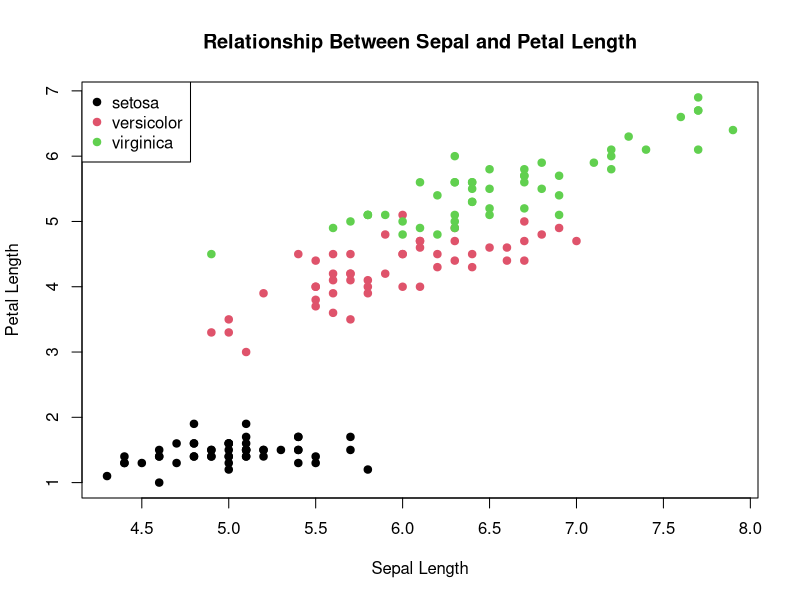
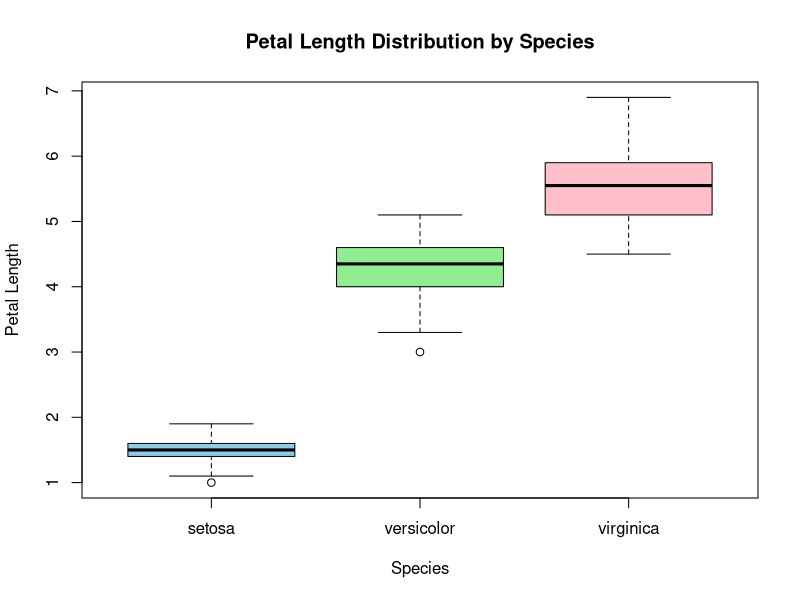
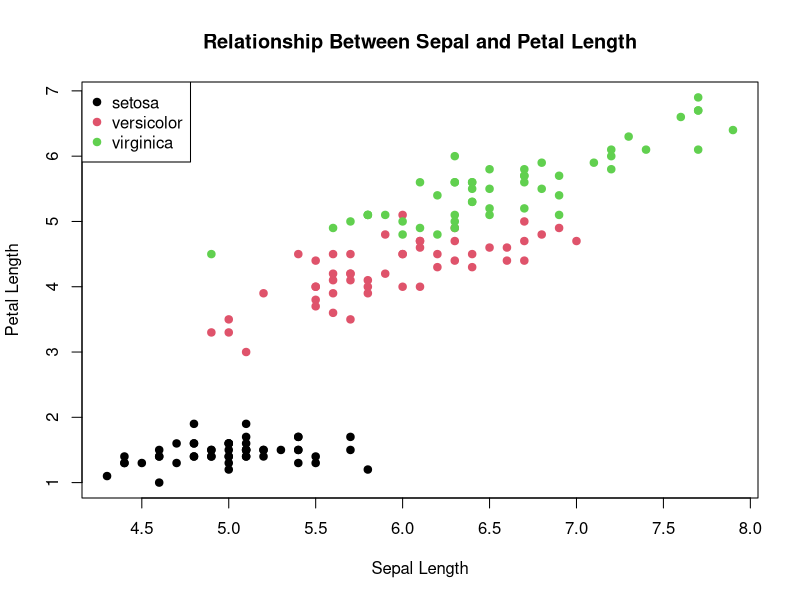
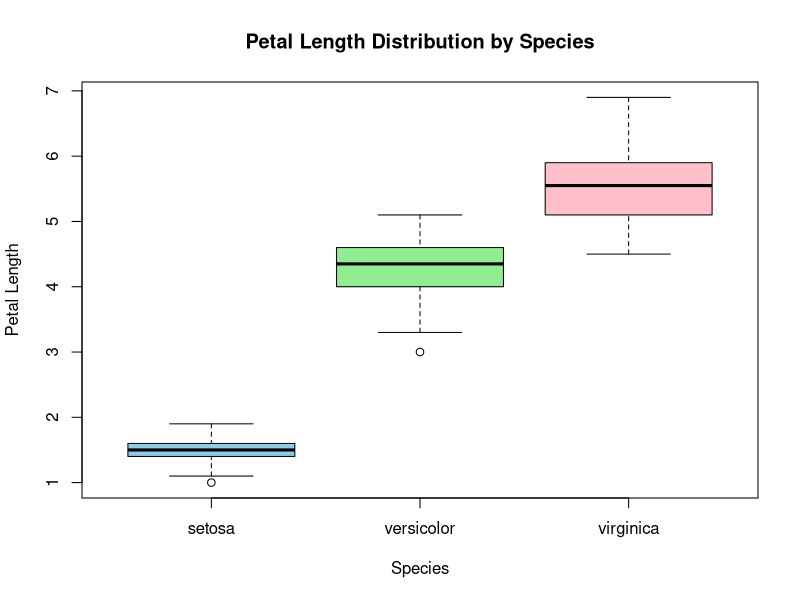

Generate these figures, in order, with R:

# Iris Flower Morphology Analysis in R
# Author: Reneilwe
# Description:
# Exploratory data analysis and visualization of the
# iris dataset using R.
# =====================================================

# -----------------------------
# 1. Load Dataset
# -----------------------------

# Load built-in iris dataset
data(iris)

# Preview first rows
head(iris)

# -----------------------------
# 2. Explore Dataset Structure
# -----------------------------

# Display dataset structure
str(iris)

# Generate summary statistics
summary(iris)

# -----------------------------
# 3. Scatter Plot Visualization
# -----------------------------

# Create scatter plot showing relationship between
# sepal length and petal length

plot(
  iris$Sepal.Length,
  iris$Petal.Length,
  
  # Color points by species
  col = as.numeric(iris$Species),
  
  # Solid circle points
  pch = 19,
  
  # Axis labels
  xlab = "Sepal Length",
  ylab = "Petal Length",
  
  # Main title
  main = "Relationship Between Sepal and Petal Length"
)

# Add legend
legend(
  "topleft",
  legend = levels(iris$Species),
  col = 1:3,
  pch = 19
)

# -----------------------------
# 4. Calculate Mean Petal Length
# -----------------------------

# Calculate overall average petal length
mean(iris$Petal.Length)

# -----------------------------
# 5. Compare Species Means
# -----------------------------

# Calculate average petal length by species
aggregate(
  Petal.Length ~ Species,
  data = iris,
  mean
)

# -----------------------------
# 6. Boxplot Visualization
# -----------------------------

# Compare petal length distributions across species

boxplot(
  Petal.Length ~ Species,
  data = iris,
  
  # Colors
  col = c("skyblue", "lightgreen", "pink"),
  
  # Labels
  main = "Petal Length Distribution by Species",
  xlab = "Species",
  ylab = "Petal Length"
)

# -----------------------------
# 7. Save Visualizations
# -----------------------------

# Save scatter plot as PNG
png(
  filename = "scatter_plot.png",
  width = 800,
  height = 600
)

plot(
  iris$Sepal.Length,
  iris$Petal.Length,
  col = as.numeric(iris$Species),
  pch = 19,
  xlab = "Sepal Length",
  ylab = "Petal Length",
  main = "Relationship Between Sepal and Petal Length"
)

legend(
  "topleft",
  legend = levels(iris$Species),
  col = 1:3,
  pch = 19
)

dev.off()

# Save boxplot
png(
  filename = "boxplot_species.png",
  width = 800,
  height = 600
)

boxplot(
  Petal.Length ~ Species,
  data = iris,
  col = c("skyblue", "lightgreen", "pink"),
  main = "Petal Length Distribution by Species",
  xlab = "Species",
  ylab = "Petal Length"
)

dev.off()
